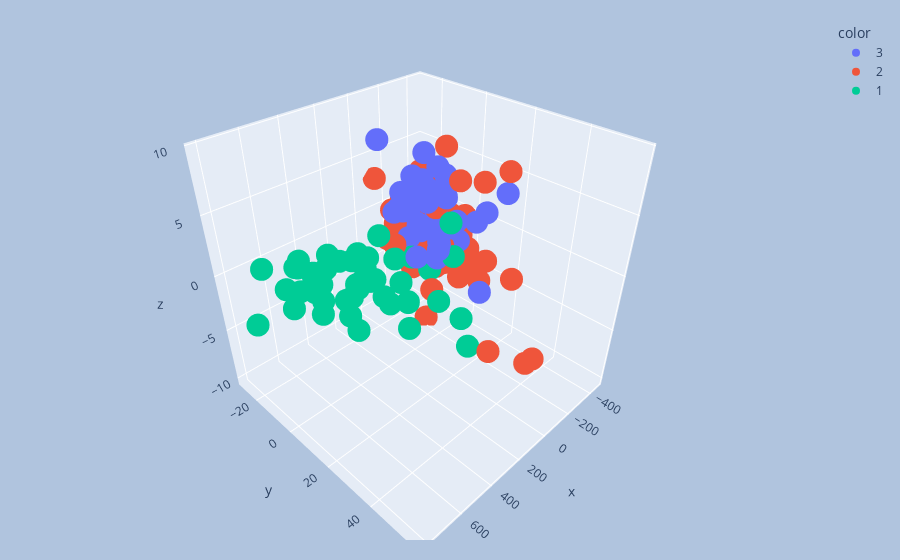

Notebook code cell kept with this figure:
### Code cell
import plotly.express as px
y_train_trf = y_train.astype(str)
fig = px.scatter_3d(df, x=X_train_trf[:,0], y=X_train_trf[:,1], z=X_train_trf[:,2],
color=y_train_trf)
fig.update_layout(
margin=dict(l=20, r=20, t=20, b=20),
paper_bgcolor="LightSteelBlue",
)
fig.show()
